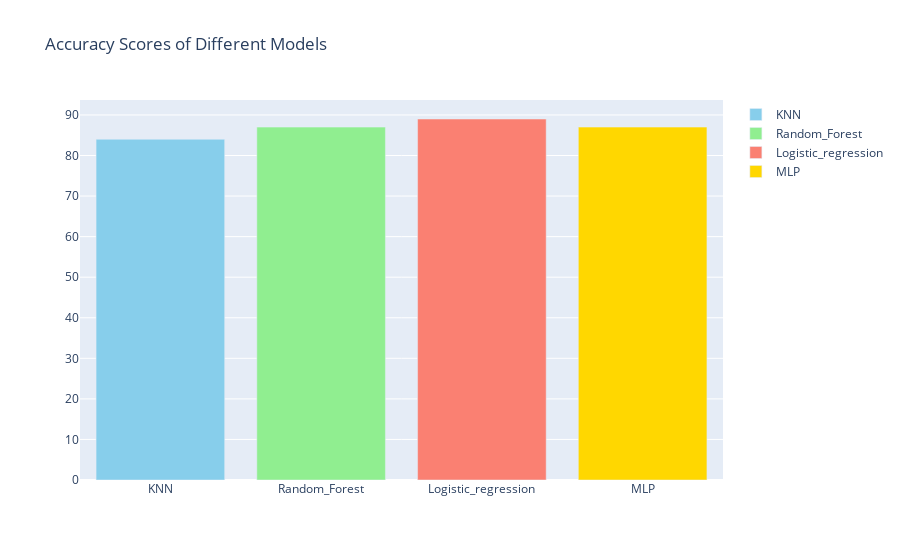

Notebook source saved alongside this figure:
### Code cell
import plotly.graph_objects as go

# Define the models and their accuracy scores
models = ['KNN', 'Random_Forest', 'Logistic_regression', 'MLP']
accuracy_scores = [84, 87, 89, 87]  # Replace with actual accuracy scores

# Define colors for each bar
colors = ['skyblue', 'lightgreen', 'salmon', 'gold']

# Create data for 3D bar plot
data = []
for model, score, color in zip(models, accuracy_scores, colors):
    data.append(go.Bar(x=[model], y=[score], marker=dict(color=color), name=model))

# Create layout for the plot
layout = go.Layout(title='Accuracy Scores of Different Models',
                   scene=dict(
                       xaxis=dict(title='Models'),
                       yaxis=dict(title='Accuracy Score'),
                       zaxis=dict(title='Accuracy Score'),
                   ))

# Create the figure and add data and layout
fig = go.Figure(data=data, layout=layout)

# Show the plot
fig.show()

### Figure 1 — Plotly figure (JSON) as saved in the notebook; plotly's stock layout.template omitted (floating-point values rounded to 4 significant figures)
{"data": [{"marker": {"color": "skyblue"}, "name": "KNN", "type": "bar", "x": ["KNN"], "y": [84]}, {"marker": {"color": "lightgreen"}, "name": "Random_Forest", "type": "bar", "x": ["Random_Forest"], "y": [87]}, {"marker": {"color": "salmon"}, "name": "Logistic_regression", "type": "bar", "x": ["Logistic_regression"], "y": [89]}, {"marker": {"color": "gold"}, "name": "MLP", "type": "bar", "x": ["MLP"], "y": [87]}], "layout": {"scene": {"xaxis": {"title": {"text": "Models"}}, "yaxis": {"title": {"text": "Accuracy Score"}}, "zaxis": {"title": {"text": "Accuracy Score"}}}, "title": {"text": "Accuracy Scores of Different Models"}}}
